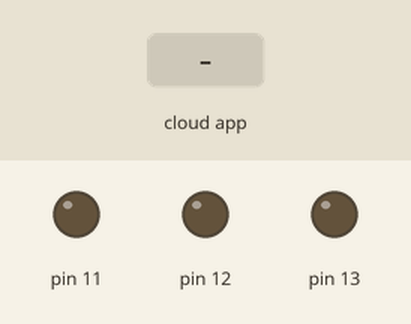
The sketch below on a simulated Arduino Uno, built with avr-gcc and run on an emulated ATmega328P. Shown: output pins drawn as LEDs (lit = HIGH). The inputs (shaded band) are chosen by the test bench. The ROS host is connected and sends only what is stated.

Above: at 1.2 s.
1.3 s: the phone or cloud app sets cmd to R
At 1.8 s:
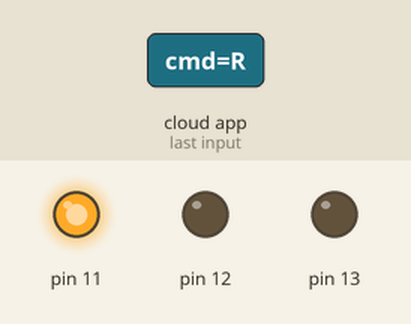
2.8 s: the phone or cloud app sets cmd to G
At 4.0 s:
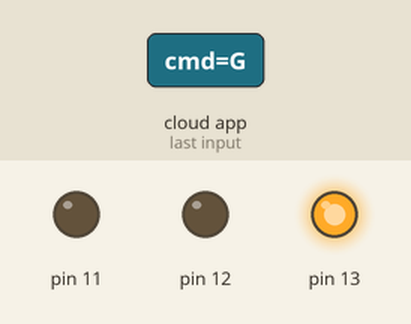
4.3 s: the phone or cloud app sets cmd to B
At 5.0 s:
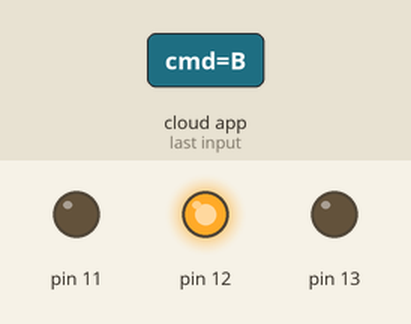
Timing chart, 0 to 7.3 s (numbered marks = the images above; inputs shaded):
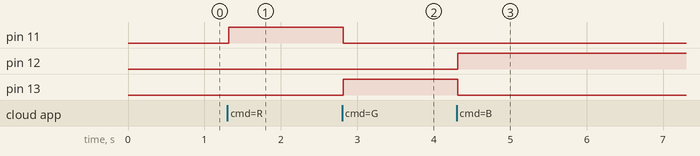

The sketch:

traffic_light.ino
```cpp
#include <ros.h>
#include <std_msgs/String.h>

ros::NodeHandle nh;

String key;
bool newCommand = false;

void commandCallback(const std_msgs::String& command_msg) {
    key = command_msg.data;
    newCommand = true;
}

ros::Subscriber<std_msgs::String> sub("/computer/traffic_light/cmd", &commandCallback);

void setup() {
    nh.initNode();
    nh.subscribe(sub);

    pinMode(11, OUTPUT);  // Красный светодиод
    pinMode(13, OUTPUT); // Зеленый светодиод
    pinMode(12, OUTPUT); // Синий светодиод
}

void loop() {
    if (newCommand) {
        newCommand = false;

        if (key == "R") {
            digitalWrite(11, HIGH);  // Включить красный
            digitalWrite(13, LOW);   // Выключить зеленый
            digitalWrite(12, LOW);   // Выключить синий
        } else if (key == "G") {
            digitalWrite(11, LOW);
            digitalWrite(13, HIGH);
            digitalWrite(12, LOW);
        } else if (key == "B") {
            digitalWrite(11, LOW);
            digitalWrite(13, LOW);
            digitalWrite(12, HIGH);
        }
    }

    nh.spinOnce();
    delay(10);
}
```

Measured:
- after the input at 1.3 s, pin 11: LOW → HIGH at once
- after the input at 2.8 s, pin 11: HIGH → LOW at once; pin 13: LOW → HIGH at once
- after the input at 4.3 s, pin 12: LOW → HIGH at once; pin 13: HIGH → LOW at once
